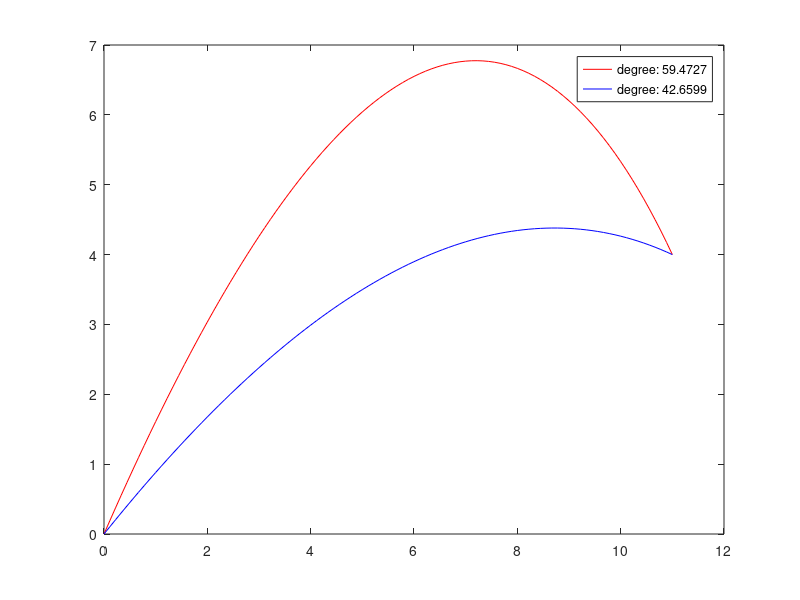

MATLAB code for this plot:
x1 = 59.4727;
x2 = 42.6599;
    a = x1;

    g = 9.8065;
    r = 0.3;
    v = 15;

   
x=linspace(0,11); 

y = x * (g/(r * v * cosd(a)) + tand(a)) + g/(r^2) * log(1 - r * x/(v * cosd(a)));


plot(x, y, 'r')
hold on

a = x2;
y2 = x * (g/(r * v * cosd(a)) + tand(a)) + g/(r^2) * log(1 - r * x/(v * cosd(a)));

plot(x, y2, 'b')
legend('degree: 59.4727', 'degree: 42.6599');